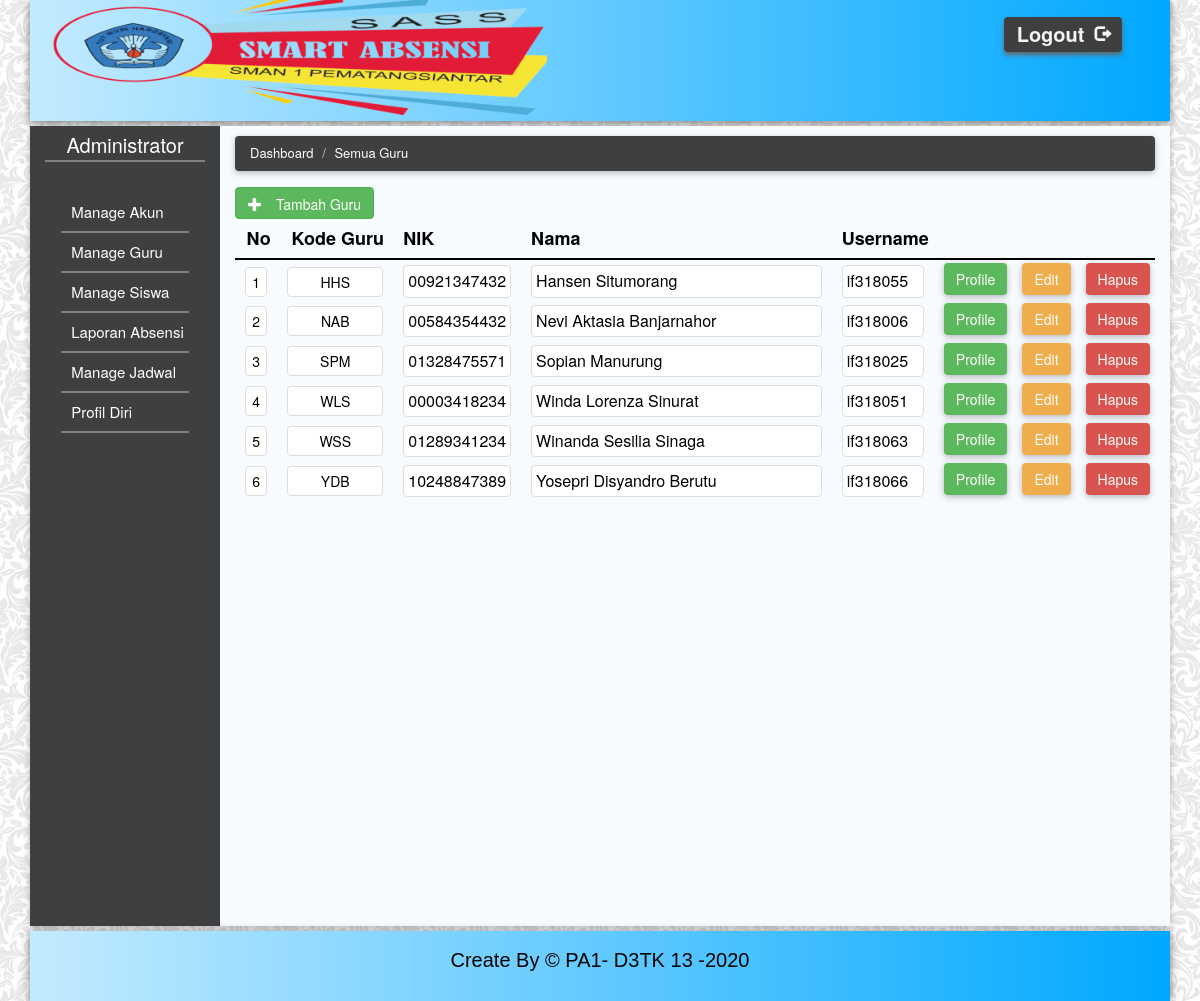
/AllGuru.php (signed in), run on the app's committed database.
### tables this page shows
create table `guru` (
	`kode_guru` varchar (72),
	`NIK` varchar (72),
	`username_akun` varchar (765),
	`Nama` varchar (765),
	`Bidang_Pelajaran` varchar (150),
	`tanggal_lahir` date ,
	`tempat_lahir` varchar (150),
	`alamat` varchar (765)
);

### commons/Function.php (called while the page is built, shortened)
<?php
    $db = mysqli_connect('localhost','root','','sman1_pematangsiantar');
    function ExecuteQuery($query){
        global $db;
        $result = mysqli_query($db,$query);
        return $result;
    }
    function getAllGuru(){
        $query = "SELECT * FROM guru";
        $result = ExecuteQuery($query);
        $allGuru = [];
        while($data = mysqli_fetch_assoc($result)){
            $allGuru[] = $data;
        }
        return $allGuru;
    }
    function encrypt($data){
        $encrypted = base64_encode($data);
        return $encrypted;
    }

### AllGuru.php (the view, shortened to what this page needs)
<html>
    <head>
        <?php
            require_once "commons/Function.php";
            $AllGuru = getAllGuru();
        ?>
        <link rel="stylesheet" href="css/bootstrap.min.css">
        <link rel="stylesheet" href="css/bootstrap.css">
        <link rel="stylesheet" href="css/myStyle.css">
    </head>
    <body style="color:white">
        <div class="container">
            <?php require('commons/header.php')?>
            <div class="col-md-12 content box-shadow" style="margin:5px 0px 5px 0px;padding:0px">
                <?php require('commons/menu.php')?>
                <div class="col-md-10">
                    <ul class="breadcrumb box-shadow" style="font-size: 13px;">
                        <li><a href="Dashboard.php" style="text-decoration: none;color:white;">Dashboard</a></li>
                        <li><a href="#" style="text-decoration: none;color:white;">Semua Guru</a></li>
                    </ul>
                    <a href="add_guru.php">
                        <div class="btn btn-success" style="height:32px;margin-top:-4px">
                        <span class="glyphicon glyphicon-plus">&nbsp</span>Tambah Guru</div>
                    </a>
                    <table style="width:100%">
                        <tr style="border-bottom:2px solid black;height:40px;">
                            <td class='data table_header' style="width:5%;font-size:18px;"><b>No</b></td>
                            <td class="table_header" style='width:20%'><b>Kode Guru</b></td>
                            <td class="table_header" style="text-align:left"><b>NIK</b></td>
                            <td class="table_header" style="text-align:left;width:60%"><b>Nama</b></td>
                            <td class="table_header" ><b>Username</b></td>
                        </tr>
                        <?php
                            $i = 1;
                            foreach($AllGuru  as $guru){
                            $kode_guru = encrypt($guru['kode_guru']);
                            ?>
                        <tr>
                           <td class="data" style="width:5%"><div class="thumbnail margin-td"><?= $i; ?></div></td>
                           <td class="data"><div class="thumbnail margin-td" ><?= $guru['kode_guru']; ?></div></td>
                           <td><div class="thumbnail margin-td"><?= $guru['NIK']; ?></div></td>
                           <td><div class="thumbnail margin-td" ><?= $guru['Nama']; ?></div></td>
                           <td><div class="thumbnail margin-td"><?= $guru['username_akun']; ?></div></td>
                           <td><a href="DetailGuru.php?kode=<?= $kode_guru ?>">
                                <div class="btn btn-success w90 box-shadow">Profile</div></a></td>
                           <td><a href="EditGuru.php?kode=<?= $kode_guru ?>">
                                <div class="btn btn-warning w90 box-shadow">Edit</div></a></td>
                           <td><a href="AllProcess.php?action=HapusGuru&kode=<?= $kode_guru ?>">
                                <button class="btn btn-danger w90 box-shadow" onclick="return confirm('Apakah Anda Ingin Menghapus Guru Ini?')">Hapus</button>
                                </a>
                           </td>
                        </tr>
                        <?php
                            ++$i;
                            } ?>
                    </table>
                </div>
            </div>
            <?php require('commons/footer.php')?>
        </div>
    </body>
</html>

### commons/header.php
<div class="col-md-12" style=
    "
        background: linear-gradient(-90deg,#00a8ff,#c3ebff);
        box-shadow: 0 2px 5px 0 rgba(0,0,0,0.16), 0 2px 10px 0 rgba(0,0,0,0.40);
        padding:2px;
        min-height:70px;
    "
    >
    <div class="col-md-10" style="align:center">
    <img src="css/images/NEWLOGO.png" style=
        "
           max-width: 500px;
            margin-top:-8px;
        "
        class="geser-kanan">
    </div>
    <div class="col-md-2">
        <div type="button" style=
            "
                margin:15px 10px 10px 10px;
                height:35px;
                box-shadow : 0px 3px 5px 0px #666;border:none;
                background-color: #3d3f40;
                padding-top: 3px;
                padding-left:3px;
            "
            class="btn btn-success">
        <a href="AllProcess.php?action=logout" style=
                "
                    color:whitesmoke;
                    text-decoration:none;
                    padding:10px;
                "
                >
                <b style="font-size:20px;">Logout</b>
                <span class="glyphicon glyphicon-log-out" style=
                "
                    color: whitesmoke;
                    float:right;
                    font-size:16px;
                    margin-top:5px;
                "
                >
            </span>
        </a>
    </div>
    </div>
</div>

### commons/menu.php (shortened to what this page needs)
<?php
    require_once "Function.php";
    $akun = getAccountInfo($_SESSION['username']);
    if($_SESSION['role'] == '1'){
        $role = "Administrator";
    }
    else if($_SESSION['role'] == '2'){
        global $role;
        $role = "Guru (".$akun['kode_guru'].")";
    }
?>
<center>
<div class="col-md-2 menu" style="height:100%">
    <div class="list">
        <?php
            global $role;
            echo $role;
        ?>
    </div><br>
    <table style="margin-top:10px;">
        <?php if($_SESSION['role'] == 1){
            echo '<tr>';
            echo '<td class="td_menu" style="text-align:left">';
                echo '<a href="AllAkun.php">Manage Akun</a>';
            echo '</td>';
            echo '</tr>';
            echo '<tr>';
            echo '<td class="td_menu" style="text-align:left">';
                echo '<a href="AllGuru.php">Manage Guru</a>';
            echo '</td>';
            echo '</tr>';
            echo '<tr>';
            echo '<td class="td_menu" style="text-align:left">';
                echo '<a href="AllSiswa.php">Manage Siswa</a>';
            echo '</td>';
            echo '</tr>';
            echo '<tr>';
            echo '<td class="td_menu" style="text-align:left">';
                echo '<a href="Dashboard.php">Laporan Absensi</a>';
            echo '</td>';
            echo '</tr>';
            echo '<tr>';
            echo '<td class="td_menu" style="text-align:left">';
                echo '<a href="AllJadwal.php">Manage Jadwal</a>';
            echo '</td>';
            echo '</tr>';
         } ?>
        <tr>
            <td class="td_menu" style="text-align:left">
                <a href="DetailUser.php">Profil Diri</a>
            </td>
        </tr>
    </table>
</div>
</center>

### commons/footer.php
<div class="col-md-12"
    style=
    "
        background: linear-gradient(-90deg,#00a8ff,#c3ebff);
        box-shadow: 0 2px 5px 0 rgba(0,0,0,0.16), 0 2px 10px 0 rgba(0,0,0,0.40);height:70px;
        font-size: 25px;
        text-align:center;
        padding:15px;
        color : black;
        font-size : 20px;
        font-family: sans-serif, Arial;
    "
    >
    Create By &copy PA1- D3TK 13 -2020
</div>

### css/myStyle.css (style rules this page uses)
.content { background-color: #f7faff; }
.box-shadow { box-shadow: 0 2px 5px 0 rgba(0,0,0,0.16), 0 2px 10px 0 rgba(0,0,0,0.12); border: 0px solid black; }
.menu { min-height:80%; background-color:#3d3f40; }
.menu > .list { font-size: 20px; margin-top: 5px; border-bottom: 2px solid grey; text-align: center; }
.geser-kanan { transition: 2s; }
body { background-image: url('images/corak.png') }
a { color:whitesmoke; text-decoration: none; }
.breadcrumb { margin-top:10px; background-color: #3d3f40; color:white; transition: 0.5s; font-size:13px; }
td { text-align: left; height:40px; padding:0px 5px 0px 10px;; }
.td_menu { font-size:20px; color:white; border-bottom:2px solid grey; }
.td_menu > a { color:white; font-size:15px; cursor:pointer; text-decoration: none; }

### AllGuru.php (style rules this page uses)
.table_header { font-size:18px; color:black; max-width:200px; text-align:center; text-decoration: bold; }
.data { text-align:center; color:black; width: 10%; font-size:14px; }
td { color:black; }
.margin-td { margin:5px 5px 0px 0px; }

### data on the page
guru: kode_guru "HHS", NIK "00921347432", Nama "Hansen Situmorang", username_akun "if318055"
guru: kode_guru "NAB", NIK "00584354432", Nama "Nevi Aktasia Banjarnahor", username_akun "if318006"
guru: kode_guru "SPM", NIK "01328475571", Nama "Sopian Manurung", username_akun "if318025"
guru: kode_guru "WLS", NIK "00003418234", Nama "Winda Lorenza Sinurat", username_akun "if318051"
guru: kode_guru "WSS", NIK "01289341234", Nama "Winanda Sesilia Sinaga", username_akun "if318063"
guru: kode_guru "YDB", NIK "10248847389", Nama "Yosepri Disyandro Berutu", username_akun "if318066"

### other printed values
$role "Administrator"
